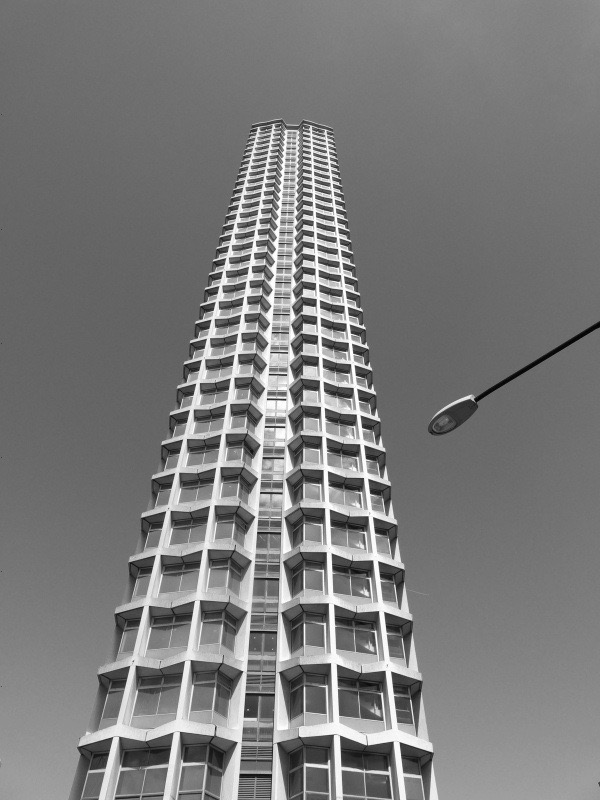
#> input picture sobel.png, 600 x 800 px
$ python sobel_kernal.py sobel.png   (older library calls are emulated)
#> lines starting #> are read from the running program, lines starting #| are printed output that depends on the picture
import cv2
import numpy as np
import matplotlib.pyplot as plt
import sys

def apply_custom_sobel_filter(image_path):
    # Read the image
#> called with image_path = 'sobel.png'
    image = cv2.imread(image_path, cv2.IMREAD_GRAYSCALE)
#> image is the input picture: shape (800, 600); min 0, max 255, mean 122.6
    if image is None:
        print(f"Error: No image found at {image_path}")
        return

    # Define the Sobel kernels
    sobel_x_kernel = np.array([[-1, 0, 1],
                               [-2, 0, 2],
                               [-1, 0, 1]])

    sobel_y_kernel = np.array([[ 1,  2,  1],
                               [ 0,  0,  0],
                               [-1, -2, -1]])

    # Apply the Sobel filter using cv2.filter2D
    sobel_x = cv2.filter2D(image, cv2.CV_64F, sobel_x_kernel)
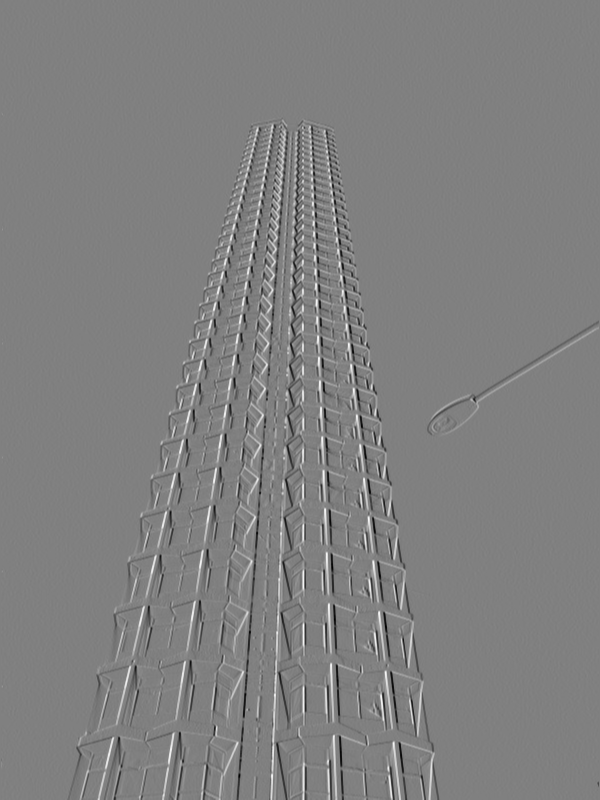
#> sobel_x: shape (800, 600) float64; min -824, max 813, mean 0.1; drawn with min black and max white
    sobel_y = cv2.filter2D(image, cv2.CV_64F, sobel_y_kernel)
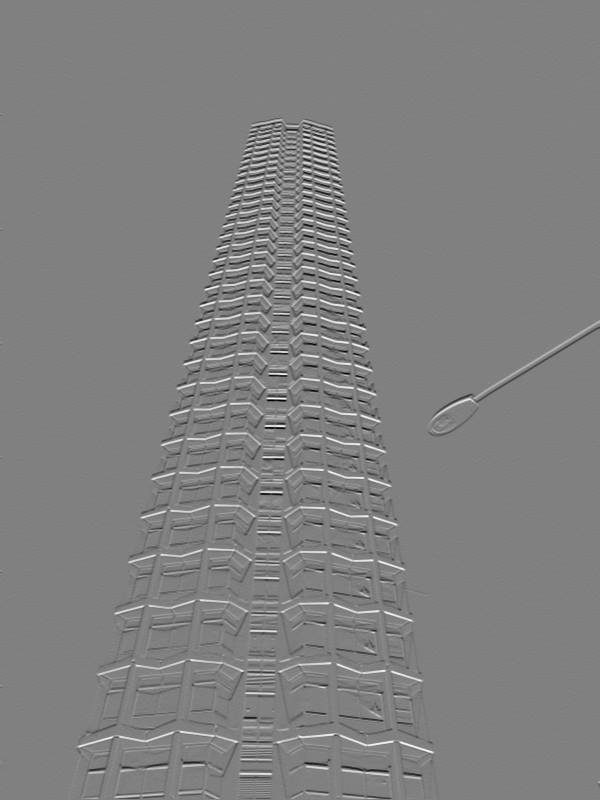
#> sobel_y: shape (800, 600) float64; min -826, max 811, mean -0.2; drawn with min black and max white

    # Calculate the magnitude of the gradients
    sobel_magnitude = np.sqrt(sobel_x**2 + sobel_y**2)
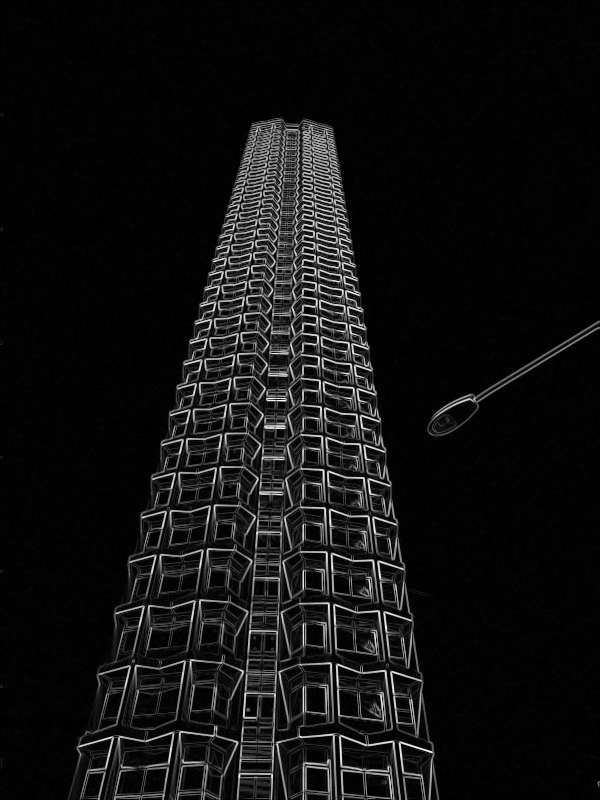
#> sobel_magnitude: shape (800, 600) float64; min 0, max 826.6, mean 57; drawn with min black and max white

    # Normalize to range [0, 255]
    sobel_x = cv2.convertScaleAbs(sobel_x)
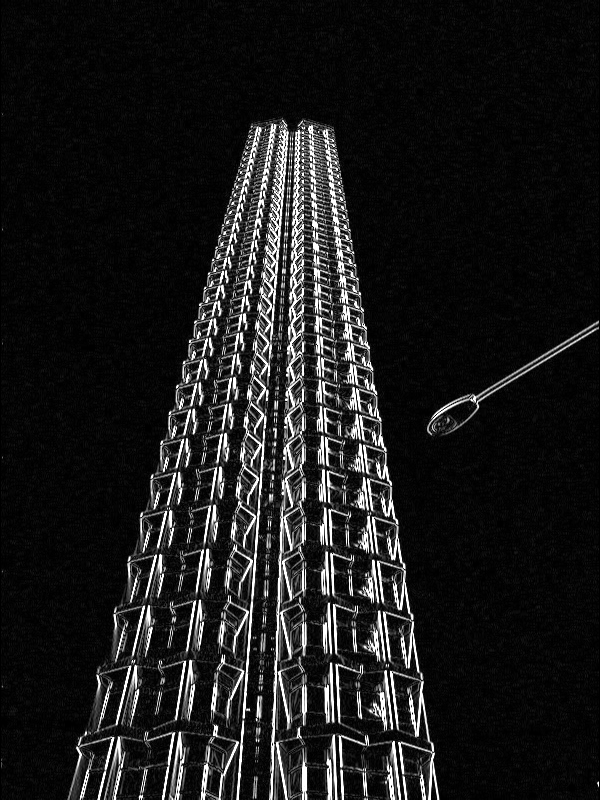
#> sobel_x: shape (800, 600); min 0, max 255, mean 27.4
    sobel_y = cv2.convertScaleAbs(sobel_y)
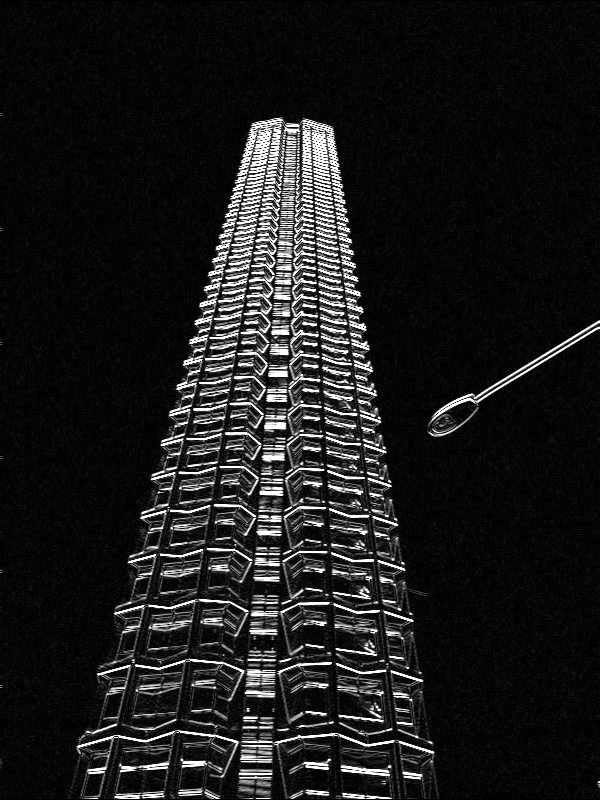
#> sobel_y: shape (800, 600); min 0, max 255, mean 27.8
    sobel_magnitude = cv2.convertScaleAbs(sobel_magnitude)
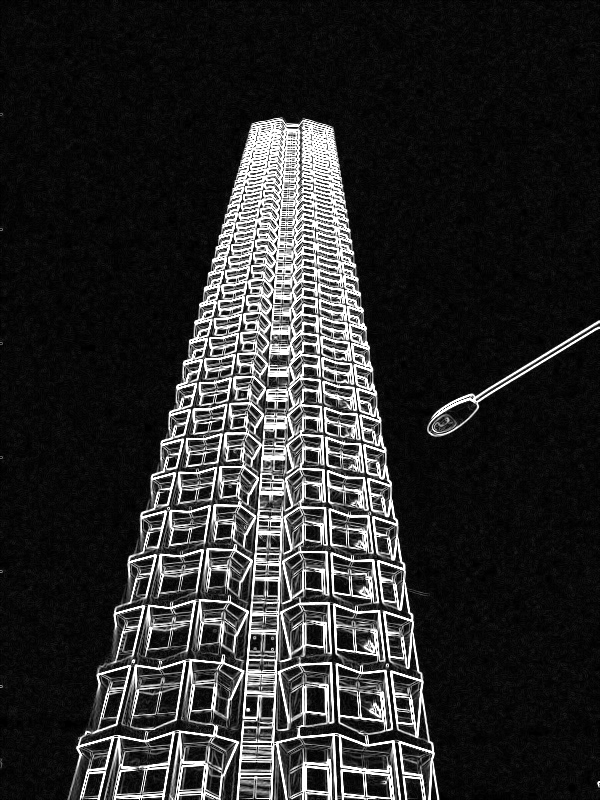
#> sobel_magnitude: shape (800, 600); min 0, max 255, mean 43.2

    # Save the results
    cv2.imwrite('custom_sobel_x.jpg', sobel_x)
    cv2.imwrite('custom_sobel_y.jpg', sobel_y)
    cv2.imwrite('custom_sobel_magnitude.jpg', sobel_magnitude)

    # Plotting the results
    plt.figure(figsize=(12, 6))

    plt.subplot(1, 4, 1)
    plt.title('Original Image')
    plt.imshow(image, cmap='gray')
    plt.axis('off')

    plt.subplot(1, 4, 2)
    plt.title('Custom Sobel X')
    plt.imshow(sobel_x, cmap='gray')
    plt.axis('off')

    plt.subplot(1, 4, 3)
    plt.title('Custom Sobel Y')
    plt.imshow(sobel_y, cmap='gray')
    plt.axis('off')

    plt.subplot(1, 4, 4)
    plt.title('Custom Sobel Magnitude')
    plt.imshow(sobel_magnitude, cmap='gray')
    plt.axis('off')

    plt.tight_layout()
    plt.show()
    print("Sobel images saved as custom_sobel_x.jpg, custom_sobel_y.jpg, and custom_sobel_magnitude.jpg")

if __name__ == "__main__":
    # Check if an image filename was provided as a command line argument
    if len(sys.argv) != 2:
        print("Usage: python sobel_filter.py <image_filename>")
        sys.exit(1)

    image_filename = sys.argv[1]
    apply_custom_sobel_filter(image_filename)
